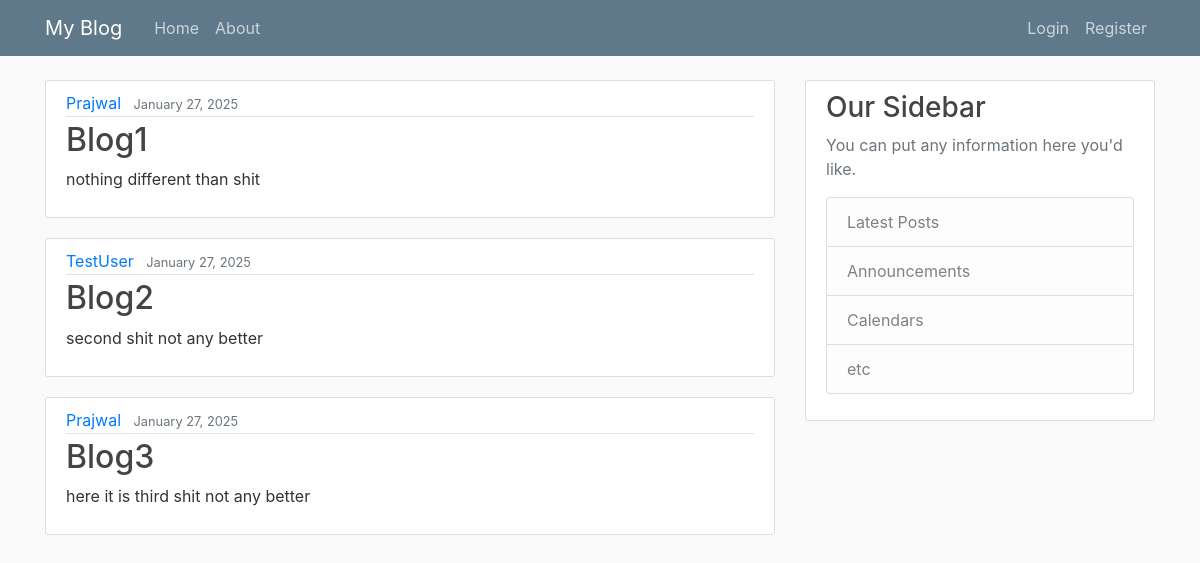
Before: / with the older database file.
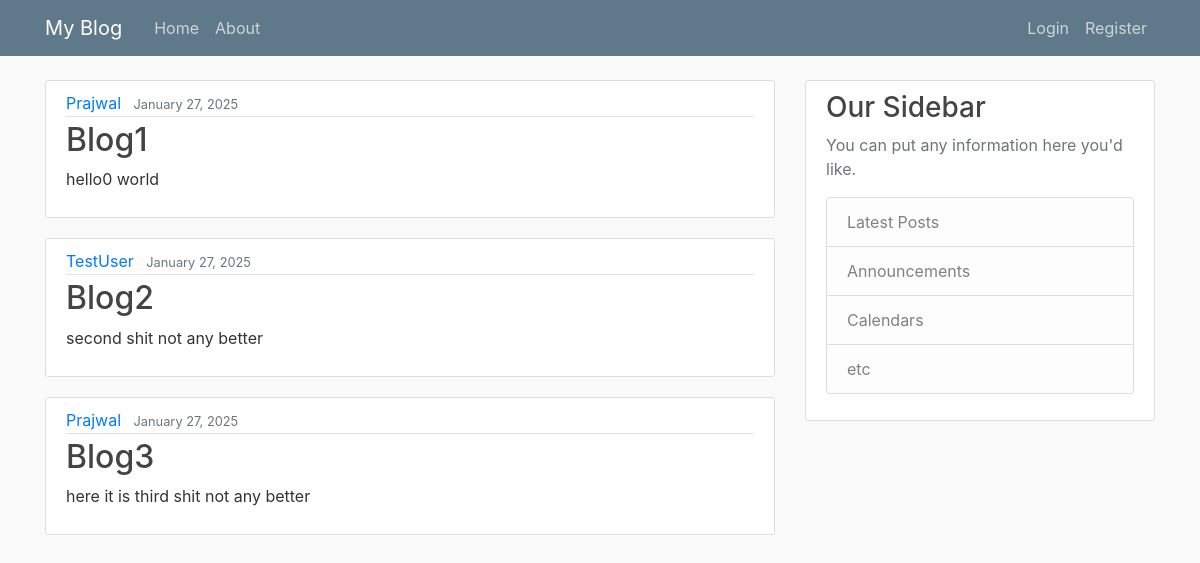
After: the same page with the newer database file.
### blog/models.py (models this page shows, shortened)
class Post(models.Model):
    title = models.CharField(max_length=100)
    content = models.TextField()
    date_posted = models.DateTimeField(default=timezone.now)
    author = models.ForeignKey(User, on_delete=models.CASCADE)

### blog/views.py (the view)
# urls.py: path('', views.home, name='blog-home'),
def home(request):
    context={
        'posts':Post.objects.all()
    }
    return render(request, 'blog/home.html',context)

### blog/templates/blog/home.html
{% extends "blog/base.html"%}
{% block content %}
    {% for post in posts %}
        <article class="media content-section">
            <div class="media-body">
                <div class="article-metadata">
                    <a class="mr-2" href="#">{{ post.author }}</a>
                    <small class="text-muted">{{ post.date_posted | date:"F d, Y"}}</small>
                </div>
                <h2><a class="article-title" href="#">{{ post.title }}</a></h2>
                <p class="article-content">{{ post.content }}</p>
            </div>
        </article>
    {%endfor%}
{%endblock content%}

Changed rows visible on the page:
changed Post "Blog1": content "nothing different than shit" → "hello0 world"
